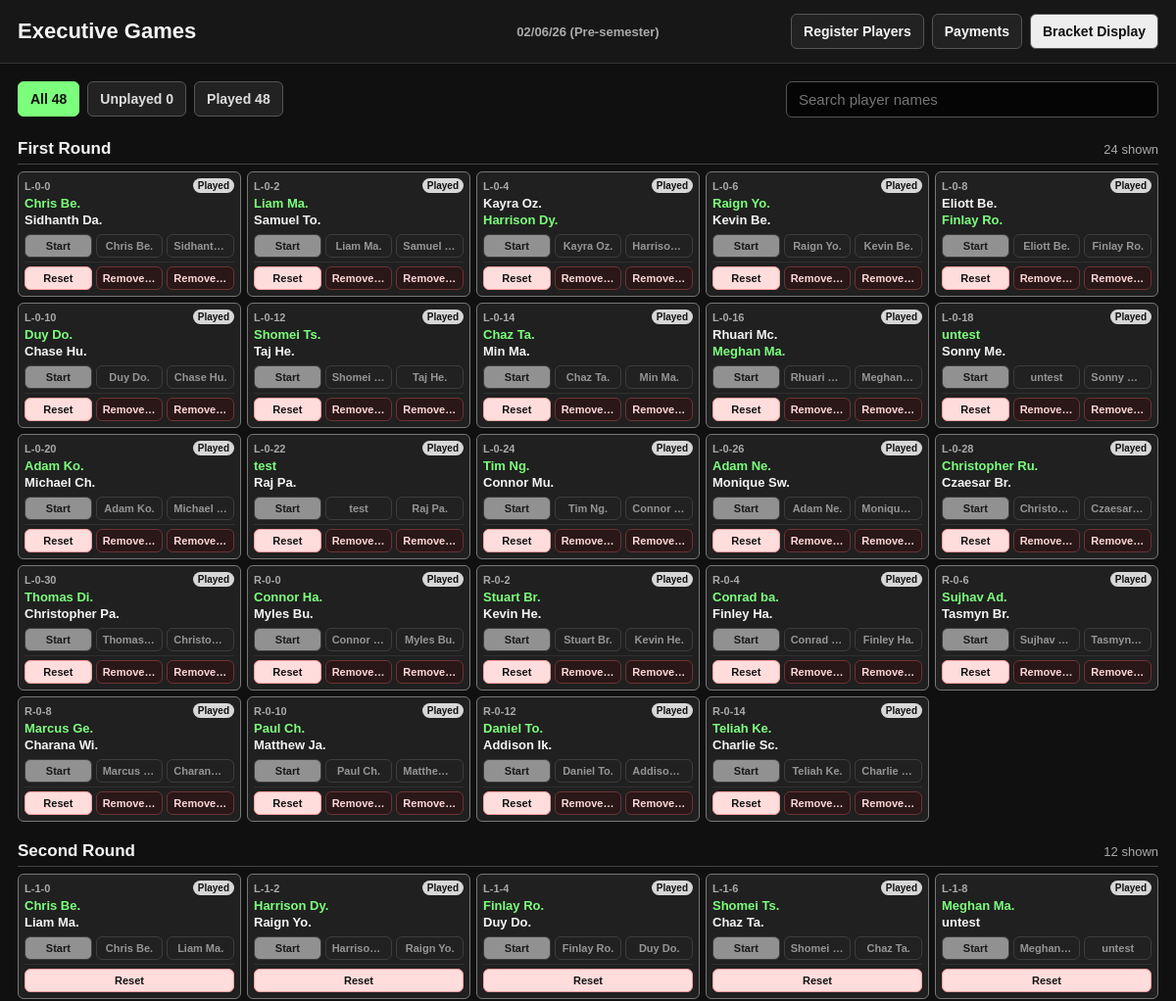
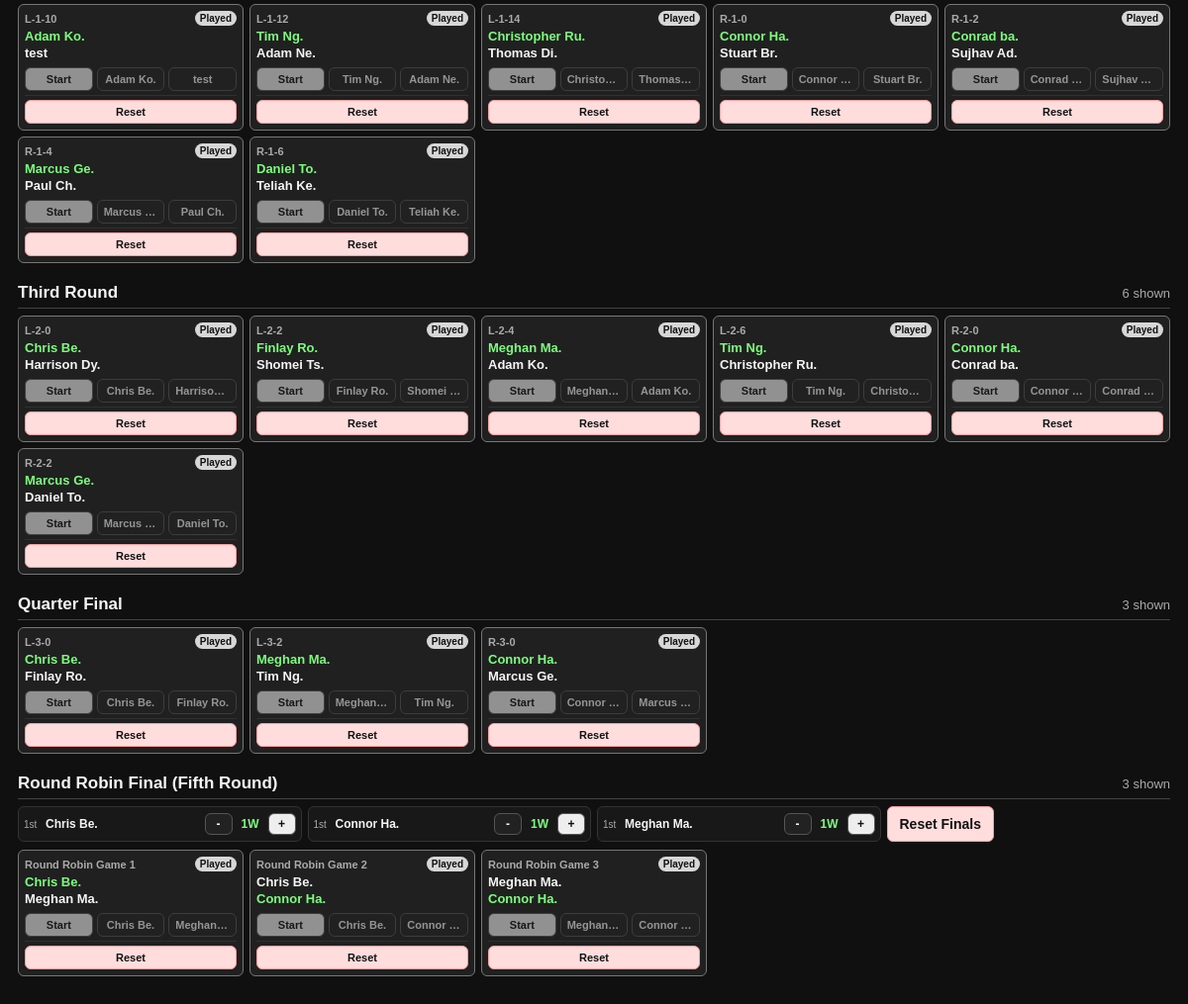
Screenshot of /executive_games with the database file from the repository (2 pictures, top to bottom).
### tables this page shows
CREATE TABLE match_results (
                id INTEGER PRIMARY KEY AUTOINCREMENT,
                match_id TEXT NOT NULL,
                winner_name TEXT NOT NULL,
                loser_name TEXT NOT NULL,
                winner_elo_before REAL NOT NULL,
                loser_elo_before REAL NOT NULL,
                winner_elo_after REAL NOT NULL,
                loser_elo_after REAL NOT NULL,
                created_at TEXT NOT NULL DEFAULT CURRENT_TIMESTAMP,
                UNIQUE(match_id, winner_name, loser_name)
            );

### app.py (the view)
@app.route("/executive_games")
def executive_games():
    state = normalize_state(load_state() or empty_state())
    game_filter = request.args.get("filter", "all")
    if game_filter not in {"all", "unplayed", "played"}:
        game_filter = "all"
    groups = grouped_games_for_state(state, game_filter)
    games = [game for group in groups for game in group["games"]]
    all_games = games_for_state(state)
    open_tables = available_tables(state)
    return render_template(
        "executive_games.html",
        groups=groups,
        round_jump_links=round_jump_links_for_groups(groups),
        game_filter=game_filter,
        available_tables=open_tables,
        needs_table_choice=len(open_tables) > 1,
        counts={
            "all": len(all_games),
            "unplayed": sum(1 for game in all_games if not game["played"]),
            "played": sum(1 for game in all_games if game["played"]),
            "visible": len(games),
        },
        bracket_version=state.get("_version", 0),
    )

### app.py (called while the page is built)
def competition_context_for_date(date_key=None):
    comp_date = clean_date(date_key or most_recent_tuesday_key())
    return {
        "date": comp_date.isoformat(),
        "date_label": format_comp_date(comp_date),
        "week": competition_week(comp_date),
        "week_label": competition_week_label(comp_date),
        "display": f"{format_comp_date(comp_date)} ({competition_week_label(comp_date)})",
    }

@app.context_processor
def inject_competition_context():
    return {
        "competition": competition_context_for_date()
    }

def get_db():
    conn = sqlite3.connect(DB_FILE, timeout=10)
    conn.row_factory = sqlite3.Row
    conn.execute("PRAGMA foreign_keys = ON")
    conn.execute("PRAGMA journal_mode = WAL")
    conn.execute("PRAGMA busy_timeout = 5000")
    return conn

def json_dumps_compact(value):
    return json.dumps(value, separators=(",", ":"))

def json_loads_or_default(value, default):
    if value is None:
        return default
    try:
        return json.loads(value)
    except json.JSONDecodeError:
        return default

def today_key():
    return dt.date.today().isoformat()

def most_recent_tuesday_key(date_key=None):
    try:
        current_date = dt.date.fromisoformat(str(date_key or today_key()))
    except ValueError:
        current_date = dt.date.today()
    days_since_tuesday = (current_date.weekday() - 1) % 7
    return (current_date - dt.timedelta(days=days_since_tuesday)).isoformat()

def normalize_state(state):
    if not state:
        return empty_state()
    state.setdefault("left", [""] * 32)
    state.setdefault("right", [""] * 32)
    state.setdefault("advancements", {})
    state.setdefault("active_matches", [])
    state.setdefault("active_tables", {})
    if not isinstance(state["active_tables"], dict):
        state["active_tables"] = {}
    state.setdefault("replacement_slots", [])
    state.setdefault("champion", "")
    state.setdefault("round_robin_scores", {})
    if not isinstance(state["round_robin_scores"], dict):
        state["round_robin_scores"] = {}
    state.setdefault("counts", {})
    state["counts"].setdefault("late_players", 0)
    state["counts"].setdefault("buybacks", 0)
    return state

def normalize_active_matches(state):
    state["active_matches"] = [
        str(match_id)
        for match_id in state.get("active_matches", [])
        if str(match_id).strip()
    ]

def match_id_for_side_round(side, round_index, top_slot_index):
    return f"{side}-{round_index}-{top_slot_index}"

### templates/executive_games.html (shortened to what this page needs)
<!DOCTYPE html>
<html>
<head>
</head>
<body>
  <header>
    <h1>Executive Games</h1>
    <div class="week-badge">{{ competition.display }}</div>
    <div class="nav-actions">
      <a class="secondary" href="{{ url_for('register') }}">Register Players</a>
      <a class="secondary" href="{{ url_for('payments') }}">Payments</a>
      <a href="{{ url_for('bracket') }}">Bracket Display</a>
    </div>
  </header>
  <main>
    <div class="game-toolbar">
      <nav class="filters" aria-label="Game filters">
        <a class="{% if game_filter == 'all' %}active{% endif %}" href="{{ url_for('executive_games', filter='all') }}">All {{ counts.all }}</a>
        <a class="{% if game_filter == 'unplayed' %}active{% endif %}" href="{{ url_for('executive_games', filter='unplayed') }}">Unplayed {{ counts.unplayed }}</a>
        <a class="{% if game_filter == 'played' %}active{% endif %}" href="{{ url_for('executive_games', filter='played') }}">Played {{ counts.played }}</a>
      </nav>
      <label class="game-search" for="game-search">
        <input id="game-search" type="search" placeholder="Search player names" autocomplete="off">
      </label>
    </div>
    {% for group in groups %}
      <section class="round" id="round-{{ group.key }}" data-round="{{ group.key }}">
        <div class="round-heading">
          <h2>{{ group.label }}</h2>
          <span class="round-count" data-round-count>{{ group.games|length }} shown</span>
        </div>
        {% if group.games %}
          {% if group.scoreboard and group.scoreboard.active %}
            <div class="rr-score-controls" aria-label="{{ group.label }} score counters">
              {% for finalist in group.scoreboard.players %}
                <div class="rr-score-control">
                  <span class="rr-score-place">{{ finalist.place or "-" }}</span>
                  <span class="rr-score-name">{{ finalist.name }}</span>
                  <form method="POST" action="{{ url_for('game_action_route') }}">
                    <button class="secondary" type="submit" aria-label="Subtract score from {{ finalist.name }}">-</button>
                  </form>
                  <span class="rr-score-value">{{ finalist.score }}</span>
                  <form method="POST" action="{{ url_for('game_action_route') }}">
                    <button type="submit" aria-label="Add score to {{ finalist.name }}">+</button>
                  </form>
                </div>
              {% endfor %}
              {% if group.scoreboard.three_way_tie %}
                <form method="POST" action="{{ url_for('game_action_route') }}">
                  <button class="danger" type="submit">Reset Finals</button>
                </form>
              {% endif %}
            </div>
          {% endif %}
          <div class="games">
            {% for game in group.games %}
              <article class="game {% if game.played %}played{% elif game.active %}active{% endif %}" data-played="{{ game.played | tojson }}">
                <div class="game-header">
                  <span>{{ game.display_id or game.id }}</span>
                  {% if game.played %}
                    <span class="status played">Played</span>
                  {% elif game.active %}
                    {% if game.table_number %}
                      <span class="table-badge">T{{ game.table_number }}</span>
                    {% else %}
                      <span class="status active">Started</span>
                    {% endif %}
                  {% elif game.ready %}
                    <span class="status">Ready</span>
                  {% else %}
                    <span class="status waiting">Waiting</span>
                  {% endif %}
                </div>
                <div class="players">
                  {% for player in game.players %}
                    <div class="player {% if game.winner_name == player.name and player.name %}winner{% endif %}">
                      {% if player.name %}
                        {{ player.name }}
                      {% else %}
                        <span class="missing">Open slot</span>
                      {% endif %}
                    </div>
                  {% endfor %}
                </div>
                <div class="controls">
                  <div class="control-row primary-actions">
                    {% if not game.played and not game.active and needs_table_choice %}
                      <div class="table-starts" aria-label="Start {{ game.display_id or game.id }} at a table">
                        {% for table_number in available_tables %}
                          <form method="POST" action="{{ url_for('game_action_route') }}">
                            <input type="hidden" name="filter" value="{{ game_filter }}">
                            <input type="hidden" name="match_id" value="{{ game.id }}">
                            <input type="hidden" name="table_number" value="{{ table_number }}">
                            <input type="hidden" name="action" value="start">
                            <button type="submit" {% if not game.ready %}disabled{% endif %}>Start T{{ table_number }}</button>
                          </form>
                        {% endfor %}
                      </div>
                    {% else %}
                      <form method="POST" action="{{ url_for('game_action_route') }}">
                        <button type="submit" {% if not game.ready or game.played or game.active or not available_tables %}disabled{% endif %}>Start</button>
                      </form>
                    {% endif %}
                    {% for player in game.players %}
                      <form method="POST" action="{{ url_for('game_action_route') }}">
                        <button class="secondary" type="submit" {% if not game.ready or game.played or not game.active or not player.name %}disabled{% endif %}>{{ player.name or "Winner" }}</button>
                      </form>
                    {% endfor %}
                  </div>
                  <div class="control-row secondary-actions">
                    <form method="POST" action="{{ url_for('game_action_route') }}">
                      <button class="danger" type="submit">Reset</button>
                    </form>
                    {% if game.round_key == 0 %}
                      {% for player in game.players %}
                        {% if player.name %}
                          <form method="POST" action="{{ url_for('game_action_route') }}">
                            <button class="remove-player" type="submit" aria-label="Remove {{ player.name }}">Remove {{ player.name }}</button>
                          </form>
                        {% endif %}
                      {% endfor %}
                    {% endif %}
                  </div>
                </div>
              </article>
            {% endfor %}
          </div>
        {% endif %}
      </section>
    {% endfor %}
  </main>
</body>
</html>

### templates/executive_games.html (style rules this page uses)
body { margin: 0; background: #101010; color: #f5f5f5; font-family: Arial, sans-serif; }
header { position: sticky; top: 0; z-index: 10; display: flex; align-items: center; justify-content: space-between; gap: 12px; padding: 14px 18px; background: #171717; border-bottom: 1px solid #333; }
h1 { margin: 0; font-size: 22px; }
.nav-actions { display: flex; gap: 8px; flex-wrap: wrap; justify-content: flex-end; }
.week-badge { position: absolute; left: 50%; transform: translateX(-50%); color: #aaa; font-size: 13px; font-weight: bold; white-space: nowrap; }
a, button { border: 1px solid #555; border-radius: 6px; background: #eeeeee; color: #111; padding: 9px 12px; font-size: 14px; font-weight: bold; text-decoration: none; cursor: pointer; }
button.secondary, a.secondary { background: #222; color: #f5f5f5; }
button.danger { background: #ffdddd; border-color: #ff9f9f; }
button.remove-player { background: #2a1717; border-color: #6c3434; color: #ffd8d8; }
button:disabled { cursor: not-allowed; opacity: 0.55; }
main { padding: 18px 18px 88px; }
.game-toolbar { display: flex; align-items: flex-start; gap: 12px; margin-bottom: 18px; flex-wrap: wrap; }
.filters { display: flex; gap: 8px; flex-wrap: wrap; }
.filters a { background: #222; color: #ddd; }
.filters a.active { background: #7CFF7C; border-color: #7CFF7C; color: #111; }
.game-search { flex: 1 1 260px; margin-left: auto; max-width: 380px; }
.game-search input { box-sizing: border-box; width: 100%; border: 1px solid #555; border-radius: 6px; background: #050505; color: #f5f5f5; padding: 9px 12px; font-size: 15px; }
.round { margin: 0 0 16px; padding-top: 4px; scroll-margin-top: 78px; }
.round-heading { display: flex; align-items: baseline; justify-content: space-between; gap: 12px; margin-bottom: 7px; border-bottom: 1px solid #444; padding-bottom: 5px; }
.round-heading h2 { margin: 0; font-size: 17px; }
.round-count { color: #aaa; font-size: 13px; white-space: nowrap; }
.games { display: grid; grid-template-columns: repeat(auto-fill, minmax(190px, 1fr)); gap: 6px; }
.game { border: 1px solid #333; border-radius: 6px; background: #181818; padding: 6px; }
.game.played { border-color: #777; background: #202020; }
.game-header { display: flex; justify-content: space-between; align-items: center; gap: 8px; margin-bottom: 4px; color: #aaa; font-size: 11px; font-weight: bold; }
.game-header > span:first-child { min-width: 0; overflow: hidden; text-overflow: ellipsis; white-space: nowrap; }
.status { color: #111; background: #ccc; border-radius: 999px; padding: 2px 5px; font-size: 10px; flex: 0 0 auto; }
.status.played { background: #d7d7d7; }
.players { display: grid; gap: 2px; margin-bottom: 6px; }
.player { min-height: 15px; font-size: 13px; font-weight: bold; line-height: 1.12; }
.winner { color: #7CFF7C; }
.rr-score-controls { display: grid; grid-template-columns: repeat(auto-fit, minmax(170px, 1fr)); gap: 6px; margin: 0 0 8px; }
.rr-score-control { display: grid; grid-template-columns: auto 1fr auto auto auto; align-items: center; gap: 4px; border: 1px solid #333; border-radius: 6px; background: #181818; padding: 5px; }
.rr-score-place { color: #aaa; font-size: 10px; min-width: 18px; }
.rr-score-name { min-width: 0; overflow: hidden; text-overflow: ellipsis; white-space: nowrap; font-size: 12px; font-weight: bold; }
.rr-score-value { min-width: 28px; text-align: center; color: #7CFF7C; font-size: 12px; font-weight: bold; }
.rr-score-control form { margin: 0; }
.rr-score-control button { width: 28px; padding: 4px 0; font-size: 12px; line-height: 1; }
.controls { display: grid; gap: 4px; }
.control-row { display: flex; gap: 4px; flex-wrap: wrap; }
.control-row form { flex: 1 1 0; min-width: 0; }
.control-row button { width: 100%; padding: 5px 6px; font-size: 11px; overflow: hidden; text-overflow: ellipsis; white-space: nowrap; }
.secondary-actions { border-top: 1px solid #303030; padding-top: 4px; }

### rows the page displays
match_results: display_id "Round Robin Game 1", name "Chris Be." "Meghan Ma.", name "Chris Be." "Meghan…"
match_results: display_id "Round Robin Game 2", name "Chris Be." "Connor Ha.", name "Chris Be." "Connor…"
match_results: display_id "Round Robin Game 3", name "Meghan Ma." "Connor Ha.", name "Meghan…" "Connor…"

### other values shown
{{ competition.display }} "02/06/26 (Pre-semester)"
{{ counts.all }} "48"
{{ counts.unplayed }} "0"
{{ counts.played }} "48"
{{ group.label }} "First Round" "Second Round" "Third Round" "Quarter Final" "Round Robin Final (Fifth Round)"
{{ game.display_id or game.id }} "L-0-0" "L-0-2" "L-0-4" "L-0-6" "L-0-8" "L-0-10" "L-0-12" "L-0-14" "L-0-16" "L-0-18" "L-0-20" "L-0-22" "L-0-24" "L-0-26" "L-0-28" "L-0-30" "R-0-0" "R-0-2" "R-0-4" "R-0-6" "R-0-8" "R-0-10" "R-0-12" "R-0-14" "L-1-0" "L-1-2" "L-1-4" "L-1-6" "L-1-8" "L-1-10" "L-1-12" "L-1-14" "R-1-0" "R-1-2" "R-1-4" "R-1-6" "L-2-0" "L-2-2" "L-2-4" "L-2-6" "R-2-0" "R-2-2" "L-3-0" "L-3-2" "R-3-0"
{{ player.name }} "Chris Be." "Sidhanth Da." "Liam Ma." "Samuel To." "Kayra Oz." "Harrison Dy." "Raign Yo." "Kevin Be." "Eliott Be." "Finlay Ro." "Duy Do." "Chase Hu." "Shomei Ts." "Taj He." "Chaz Ta." "Min Ma." "Rhuari Mc." "Meghan Ma." "untest" "Sonny Me." "Adam Ko." "Michael Ch." "test" "Raj Pa." "Tim Ng." "Connor Mu." "Adam Ne." "Monique Sw." "Christopher Ru." "Czaesar Br." "Thomas Di." "Christopher Pa." "Connor Ha." "Myles Bu." "Stuart Br." "Kevin He." "Conrad ba." "Finley Ha." "Sujhav Ad." "Tasmyn Br." "Marcus Ge." "Charana Wi." "Paul Ch." "Matthew Ja." "Daniel To." "Addison Ik." "Teliah Ke." "Charlie Sc." "Chris Be." "Liam Ma." "Harrison Dy." "Raign Yo." "Finlay Ro." "Duy Do." "Shomei Ts." "Chaz Ta." "Meghan Ma." "untest" "Adam Ko." "test" "Tim Ng." "Adam Ne." "Christopher Ru." "Thomas Di." "Connor Ha." "Stuart Br." "Conrad ba." "Sujhav Ad." "Marcus Ge." "Paul Ch." "Daniel To." "Teliah Ke." "Chris Be." "Harrison Dy." "Finlay Ro." "Shomei Ts." "Meghan Ma." "Adam Ko." "Tim Ng." "Christopher Ru." "Connor Ha." "Conrad ba." "Marcus Ge." "Daniel To." "Chris Be." "Finlay Ro." "Meghan Ma." "Tim Ng." "Connor Ha." "Marcus Ge."
{{ player.name or "Winner" }} "Chris Be." "Sidhant…" "Liam Ma." "Samuel…" "Kayra Oz." "Harriso…" "Raign Yo." "Kevin Be." "Eliott Be." "Finlay Ro." "Duy Do." "Chase Hu." "Shomei…" "Taj He." "Chaz Ta." "Min Ma." "Rhuari Mc." "Meghan…" "untest" "Sonny Me." "Adam Ko." "Michael…" "test" "Raj Pa." "Tim Ng." "Connor…" "Adam Ne." "Moniqu…" "Christo…" "Czaesar…" "Thomas…" "Christo…" "Connor…" "Myles Bu." "Stuart Br." "Kevin He." "Conrad…" "Finley Ha." "Sujhav Ad." "Tasmyn…" "Marcus…" "Charan…" "Paul Ch." "Matthe…" "Daniel To." "Addiso…" "Teliah Ke." "Charlie…" "Chris Be." "Liam Ma." "Harriso…" "Raign Yo." "Finlay Ro." "Duy Do." "Shomei…" "Chaz Ta." "Meghan…" "untest" "Adam Ko." "test" "Tim Ng." "Adam Ne." "Christo…" "Thomas…" "Connor…" "Stuart Br." "Conrad…" "Sujhav Ad." "Marcus…" "Paul Ch." "Daniel To." "Teliah Ke." "Chris Be." "Harriso…" "Finlay Ro." "Shomei…" "Meghan…" "Adam Ko." "Tim Ng." "Christo…" "Connor…" "Conrad…" "Marcus…" "Daniel To." "Chris Be." "Finlay Ro." "Meghan…" "Tim Ng." "Connor…" "Marcus…"
{{ finalist.place or "-" }} "1st" "1st" "1st"
{{ finalist.name }} "Chris Be." "Connor Ha." "Meghan Ma."
{{ finalist.score }} "1W" "1W" "1W"
